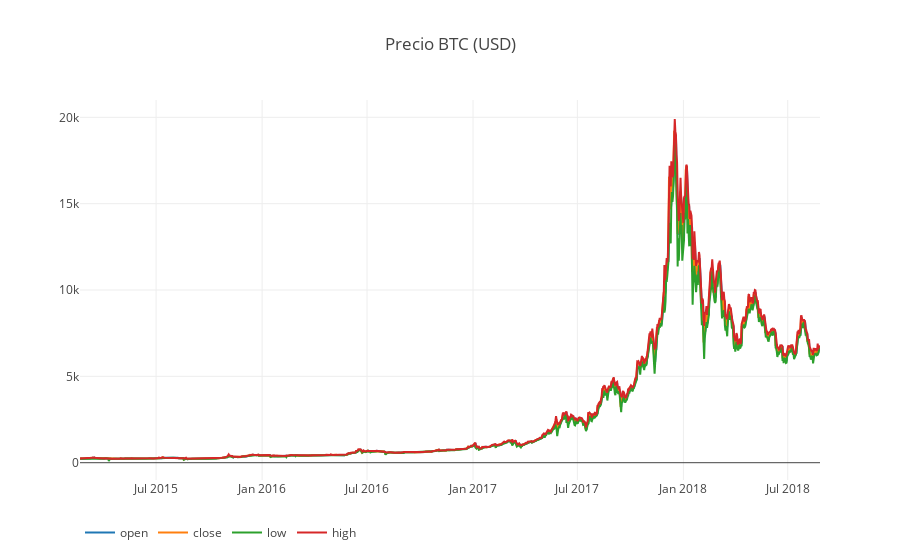

Notebook cell for this chart:
### Code cell
# Se llama a la función df_scatter para mostrar los precios BTC de los exchanges
df_scatter(BTC_price_real_df[['open','close','low','high']], 'Precio BTC (USD)')

### Figure 1 — Plotly figure (JSON) as saved in the notebook; plotly's stock layout.template omitted (floating-point values rounded to 4 significant figures; data arrays with more than 128 entries replaced by an {"elided": "..."} marker saying what was removed)
{"data": [{"name": "open", "type": "scatter", "visible": "visible", "x": {"elided": "1285 str values"}, "y": {"elided": "1285 float values"}}, {"name": "close", "type": "scatter", "visible": "visible", "x": {"elided": "1285 str values"}, "y": {"elided": "1285 float values"}}, {"name": "low", "type": "scatter", "visible": "visible", "x": {"elided": "1285 str values"}, "y": {"elided": "1285 float values"}}, {"name": "high", "type": "scatter", "visible": "visible", "x": {"elided": "1285 str values"}, "y": {"elided": "1285 float values"}}], "layout": {"legend": {"orientation": "h"}, "title": "Precio BTC (USD)", "xaxis": {"type": "date"}, "yaxis": {"showticklabels": true, "title": "", "type": "linear"}}}
